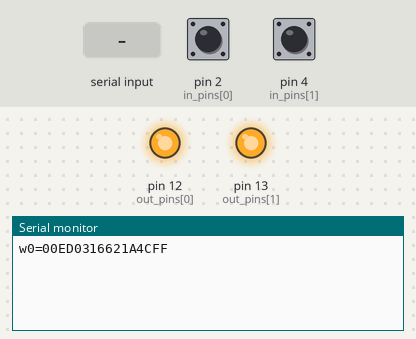
The sketch below on a simulated Arduino Uno, built with avr-gcc and run on an emulated ATmega328P. Shown: output pins drawn as LEDs (lit = HIGH), the last lines printed to the serial monitor. The test bench sets the inputs (shaded band); at power-on: pin 2 (in_pins[0]) HIGH, pin 4 (in_pins[1]) HIGH.

Above: at 1.2 s.
1.3 s: pin 2 (in_pins[0]) pulled LOW for 0.15 s
At 2.3 s:
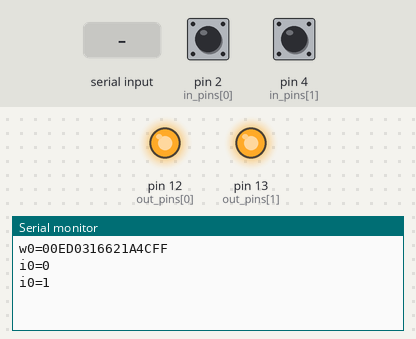
2.9 s: "=\n" received over Serial
At 3.04 s:
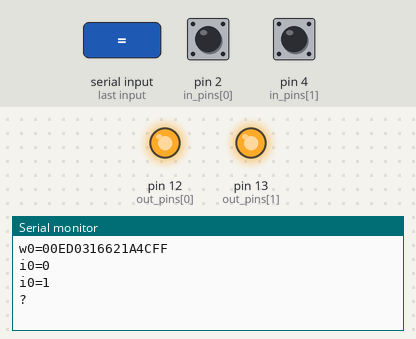
4.4 s: "i,45\n" received over Serial
At 5.6 s:
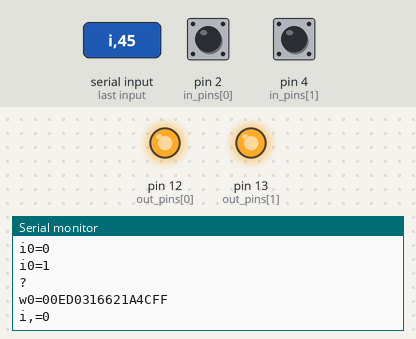
5.9 s: "i\n" received over Serial
At 6.06 s:
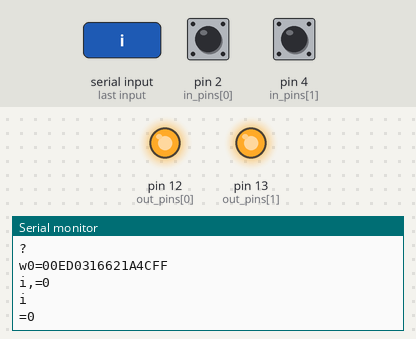

The sketch:

2020-12-03_AR_1W_USB.ino
```cpp
/*
 2020-12-03_Arduino_1wire-incoming:
 by Rudy Vandenberghe

 The arduino is supposed to be connected to a Raspberry PI through a USB cable.

 The Arduino monitors pull up input lines and a 1w input and send serial output:
 - if iButtons are sensed on the 1wire pin and then sends the 1w=xxx\n with xxx being the iButton code.
   The iButton code repeats only every 5 seconds
 - if the pull up input line change state then sends ix=y\n  with x the input 0 or 1 and y the state 0 or 1

 Serial commands can also be sent to the Arduino:
 - input request:    ix\n  with x the input 0 or 1  --> returns ix=y\n  with x the input 0 or 1 and y the state 0 or 1
 - output set request: ox=y\n with x the output 0 or 1 and x the desired state 0 or 1

 If the Arduino cannot recognise the serial request, then ?\n is returned

Learnings sofar:
1.do not use power through usb AND use external power. Some devices need lots of power, then disconnect 5V power line feed from usb
2.use a 4.7KOhm resistor between the white 1w reader pin and 5V
3.do not use Strings as function parameters, they seem to blow up the heap memory and that is not mentioned enough anywhere
*/

#include <SPI.h>            // needed for Arduino versions later than 0018
#include <OneWire.h>        // one wire magic
#include <elapsedMillis.h>  // a timer library

/* iButton reader */
const int w1_1w_pin    = 6; // loxone reader wire white AND do not forget to connect this pin with 4,7K ohm resistor to 5V
// int grnd_pin     = // loxone reader wire yellow and grey
OneWire ds(w1_1w_pin);
String was_button="";
String cur_button="";
elapsedMillis since_button = 0;

/* inputs/ outputs */
int nr_out_pins = 2;     // !! arrays below should have this number of elements
int out_pins[] = {12, 13};
int out_state[] = {HIGH, HIGH};
int nr_in_pins = 2;      // !! arrays below should have this number of elements
int in_pins[] = {2, 4};
int in_state[] = {0, 0};

String i_str="ix=y";
String o_str="ox=y";

/* serial in/out */
String inputString = "";         // a String to hold incoming data
bool stringComplete = false;  // whether the string is complete

void setup() {
  /* initialise serial */
  Serial.begin(38400);
  inputString.reserve(200);
  /* initialise inputs */
  for (byte i = 0; i < nr_in_pins; i = i + 1) {
    pinMode(in_pins[i], INPUT_PULLUP); // sets the digital pin as input
    in_state[i] = digitalRead(in_pins[i]); // reads the initial state
  }
  /* initialise outputs */
  for (byte i = 0; i < nr_out_pins; i = i + 1) {
    pinMode(out_pins[i], OUTPUT); // sets the digital pin as output
    digitalWrite(out_pins[i], out_state[i]); // sets the initial output state
  }
}

int mk_button(uint8_t *data, uint8_t length){ // prints 8-bit data in hex and paches up cur_button
 char tmp[length*2+1];
 byte first;
 int j=0;
 for (uint8_t i=0; i<length; i++)
 {
   first = (data[length-i] >> 4) | 48;
   if (first > 57) tmp[j] = first + (byte)7;  // add 39 for small cap
   else tmp[j] = first ;
   j++;

   first = (data[length-i] & 0x0F) | 48;
   if (first > 57) tmp[j] = first + (byte)7;
   else tmp[j] = first;
   j++;
 }
 tmp[length*2] = 0;
 cur_button=tmp;
}

int print_button(){
 Serial.print("w0=");
 Serial.println(cur_button);
}

int lp_button() {
  byte i;
  byte data[20];
  byte addr[20];
  if (since_button >= 3000) { // allow same button reread only after 5 seconds
    if (was_button != "") { was_button="";}
    since_button=0;}
  // 3. any iButtons detected?
  for (uint8_t i=0; i<16; i++) {addr[i]=0x00;}
  if (!ds.search(addr)) {
    ds.reset_search();
    return 0;
  }
  // 4.we have an iButton!
  mk_button(addr,8); // it assigns cur_button
  if ( OneWire::crc8( addr, 7) != addr[7]) { return 0;} //CRC is not valid!
  // 5. right family??
  if (addr[8] != 0x00) {return 0;} //is not a 1Button family device
  // 6. now check if this is a new button or we can have a repeat button
  if (cur_button!=was_button) {
    since_button=0; was_button=cur_button;
    print_button(); // it prints the button
  } // else duplicate button read cancelled
}

int latch_in(){ // read input and send serial message if it changes
  for (byte i = 0; i < nr_in_pins; i = i + 1) {
    int new_state = digitalRead(in_pins[i]); // read the initial state
    if (new_state!=in_state[i]) {   // new state then report
      i_str[1]='0'+i;
      i_str[3]='0'+new_state;
      Serial.println(i_str);
      in_state[i]=new_state;
    }
  }
}

/*
  SerialEvent occurs whenever a new data comes in the hardware serial RX. This
  routine is run between each time loop() runs, so using delay inside loop can
  delay response. Multiple bytes of data may be available.
*/
void serialEvent() {
  while (Serial.available()) {
    // get the new byte:
    char inChar = (char)Serial.read();
    // add it to the inputString:
    inputString += inChar;
    // if the incoming character is a newline, set a flag so the main loop can
    // do something about it:
    if (inChar == '\n') {
      stringComplete = true;
    }
  }
}

int latch_serial(){
  if (stringComplete){
    if (inputString[0]=='i') {
      int pin=inputString[1]-'0';
      if (pin < nr_in_pins) {
        i_str[1]=inputString[1];
        i_str[3]='0'+in_state[pin];
        Serial.println(i_str);
        } else {
          Serial.println("?");
      }
    } else if (inputString[0]=='o' && inputString[2]=='=') {
      int pin = inputString[1]-'0';
      if (pin < nr_out_pins) {
        int pin_state=inputString[3]-'0';
        digitalWrite(out_pins[pin],pin_state);
        Serial.print(inputString);
      } else {
        Serial.println("?");
      }
    } else {Serial.println("?");}
    // clear the string:
    inputString = "";
    stringComplete = false;
  }
}

void loop(void) {
  lp_button();  // 1wire button reader
  latch_in();   // sample inputs
  latch_serial(); // read serial and do outputs
}
```

Measured:
- after the input at 1.3 s, the serial monitor: prints a new line at once (image 1)
- after the input at 2.9 s, the serial monitor: prints a new line at once (image 2)
- after the input at 4.4 s, the serial monitor: prints a new line at once (image 3)
- after the input at 5.9 s, the serial monitor: prints a new line at once (image 4)
